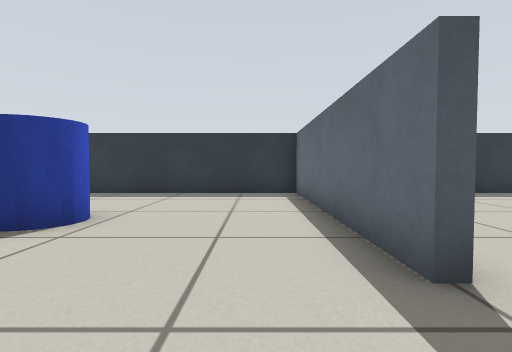
view 1 (above)

16 first-person views from a walk through a world built for the Gazebo simulator. The camera is 0.45 m above the floor, tilts 2° down and sees 85° across. The floor is counted in squares, 0.5 m on a side. Each view is taken from the middle of a square. On the plan, view 1 faces up. The plan holds only what a view shows up to about 11 squares ahead; the rest is blank.

view 2
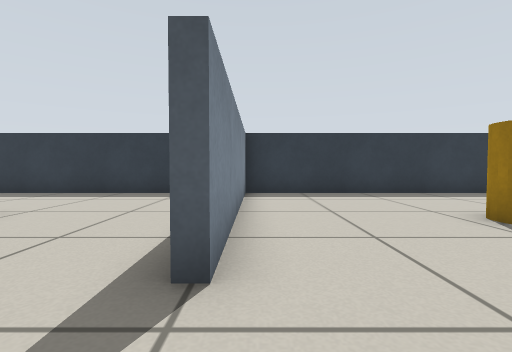

view 3
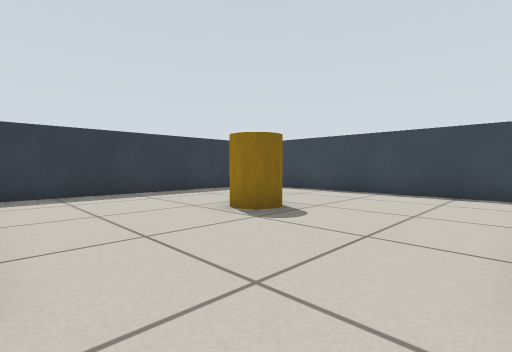

view 4
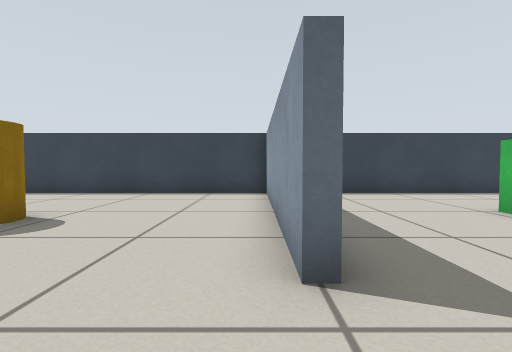

view 5
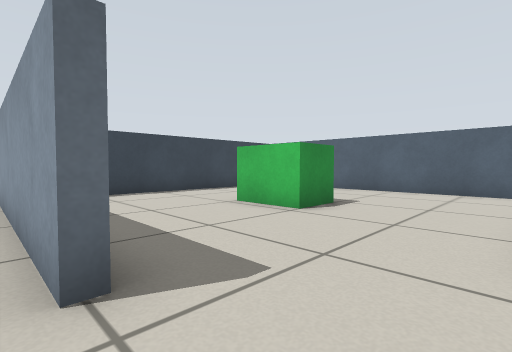

view 6
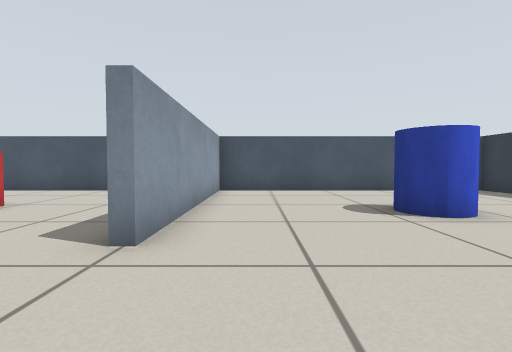

view 7
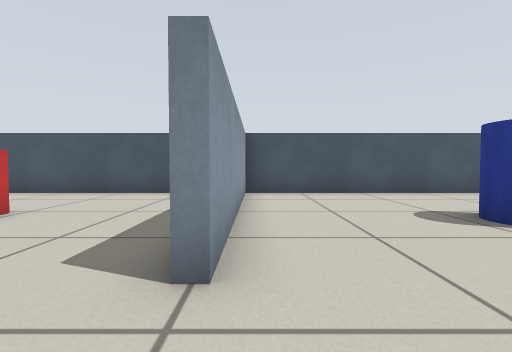

view 8
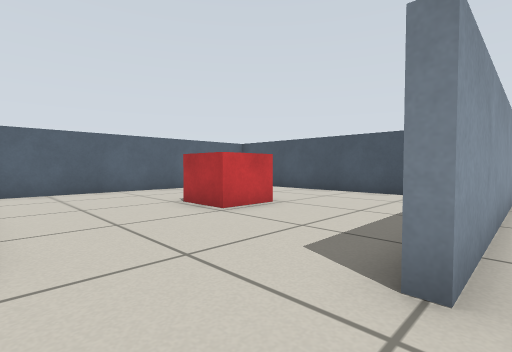

view 9
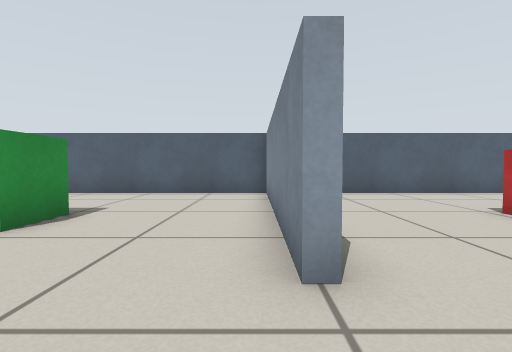

view 10
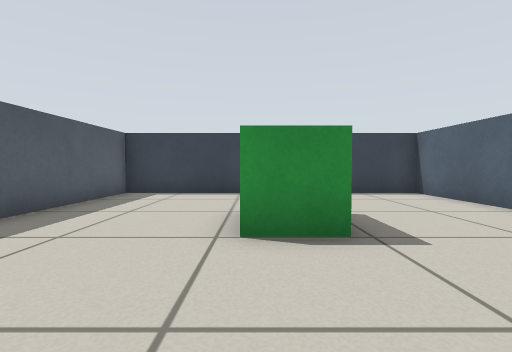

view 11
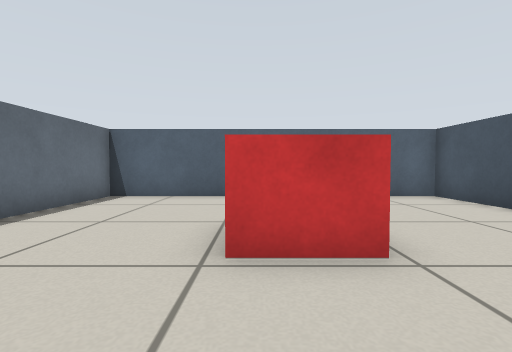

view 12
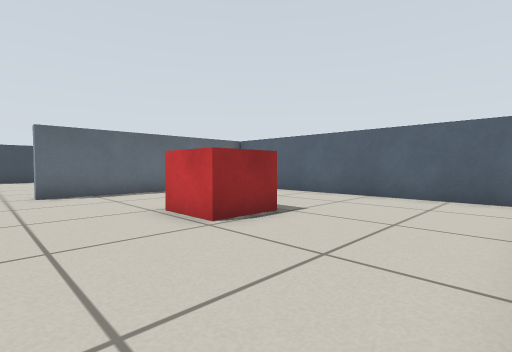

view 13
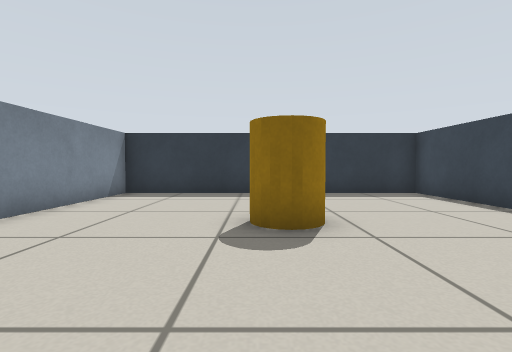

view 14
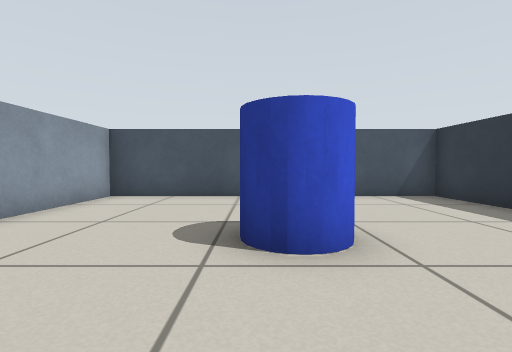

view 15
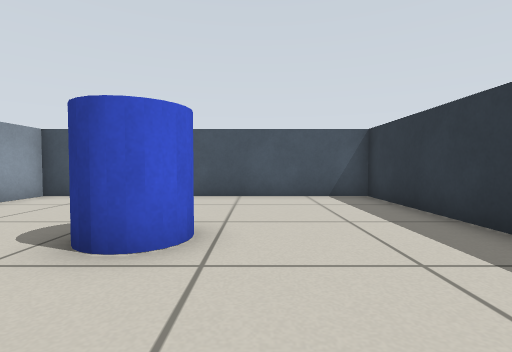

view 16
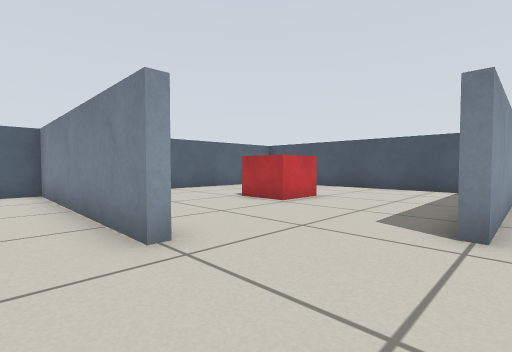

### Floor plan
Points are (right, up) in squares from view 1. A wall is a line through its corners. A room is listed if a view was taken in it or the views show most of it. See-through windows are left out.
Room 1 (views 1, 2, 3, 4, 5, 6, 7, 8, 9, 10, 13, 14, 15, 16)
walls: (4.1, -0.8) (4.1, -0.3) (10.9, -0.3); (1.3, -3.1) (1.7, -3.1) (1.7, -10.4) (11.4, -10.4) (11.4, -0.7) (6.6, -0.7); (11.4, -0.4) (11.4, 9.4) (1.7, 9.4) (1.7, 2.1) (1.3, 2.1) (1.3, 9.4) (-8.4, 9.4) (-8.4, -0.3) (-1.1, -0.3) (-1.1, -0.8)
ways out: opening at (0, -2.3) to room 2
objects: pillar (-4, 4) to (-3, 5); green box (6, -6) to (7, -5); pillar (6, 4) to (7, 5)
Room 2 (views 11, 12)
walls: (-8.4, -1.8) (-8.4, -10.4) (1.3, -10.4) (1.3, -3.1)
ways out: opening at (0, -2.3) to room 1
objects: red box (-4, -6) to (-3, -5)

Where each view was taken, in squares from view 1:
view 1: 0 up, 0 right, facing up
view 2: 0 up, 2 right, facing up
view 3: 0 up, 2 right, facing up-right
view 4: 0 up, 2 right, facing right
view 5: 0 up, 2 right, facing down-right
view 6: 1 up, 2 right, facing left
view 7: 0 up, 1 right, facing left
view 8: 0 up, 1 right, facing down-left
view 9: 1 down, 2 right, facing down
view 10: 5 down, 2 right, facing right
view 11: 2 down, 3 left, facing down
view 12: 2 down, 8 left, facing down-right
view 13: 0 up, 6 right, facing up
view 14: 4 up, 0 right, facing left
view 15: 6 up, 0 right, facing left
view 16: 0 up, 3 right, facing down-left
